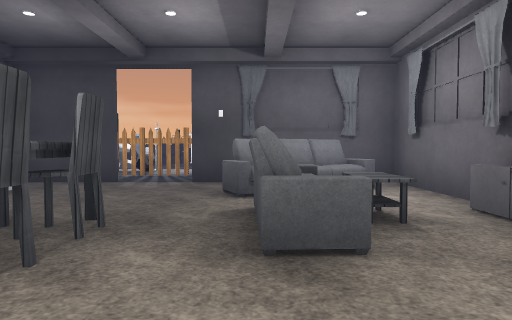
view 1 (above)

24 first-person views from a walk through a scene from a Unity 3-D project. The camera is 1.3 m above the floor, tilts 2° down and sees 75° across. The floor is counted in squares, 2 m on a side. Each view is taken from the middle of a square. On the plan, view 1 faces up. The plan holds only what a view shows up to about 10 squares ahead; the rest is blank. The place goes on beyond the plan. The player character is not drawn. Some animated figures are left out. Door leaves are left out, so doorways stand open. Some surface patterns are stand-ins.

view 2
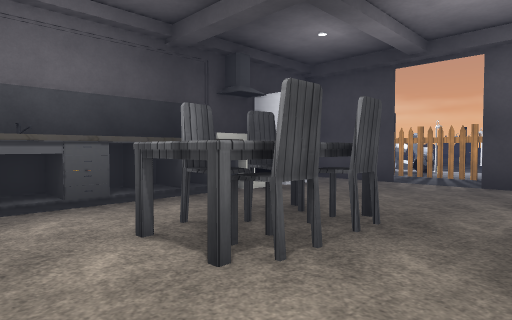

view 3
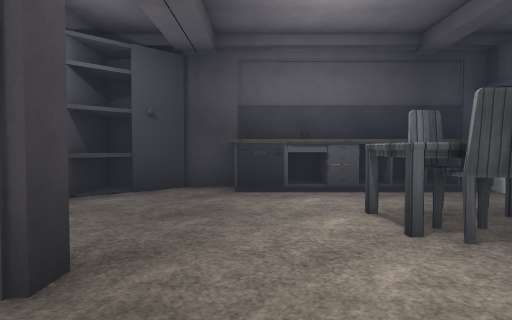

view 4
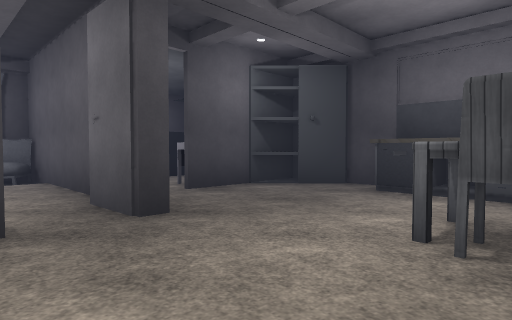

view 5
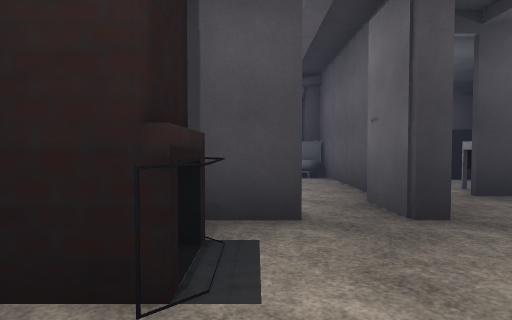

view 6
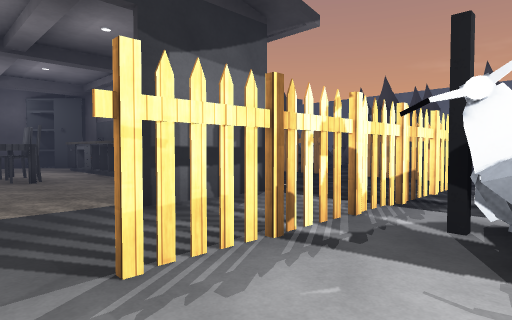

view 7
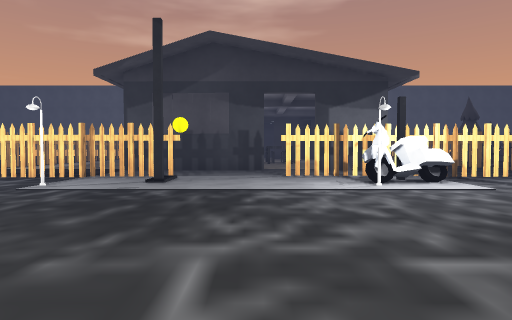

view 8
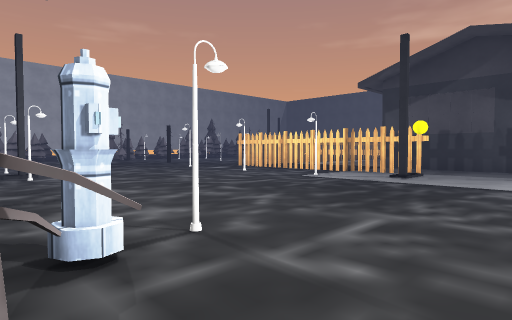

view 9
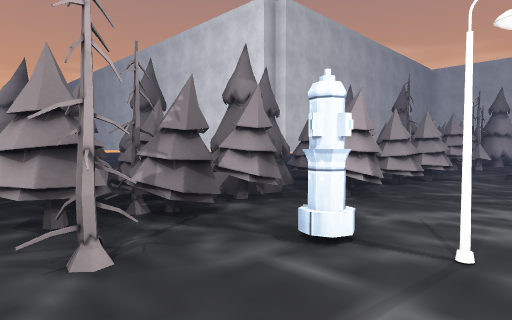

view 10
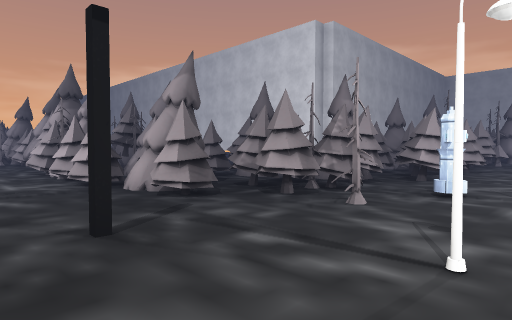

view 11
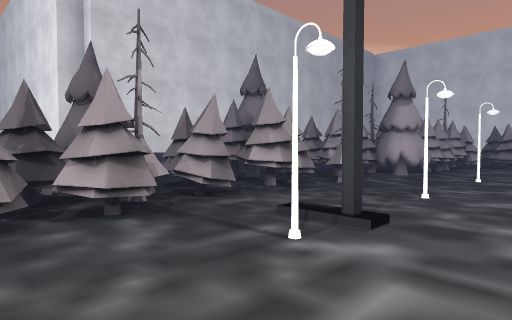

view 12
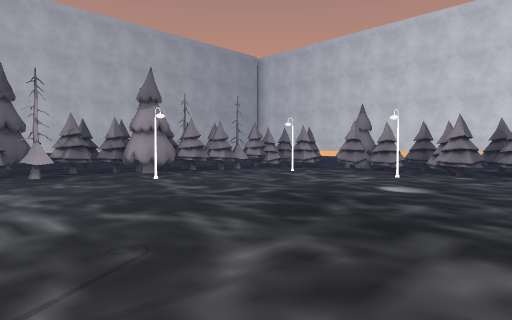

view 13
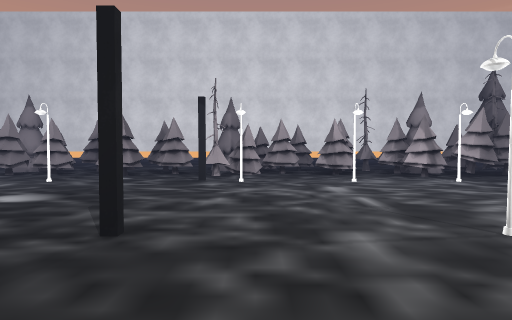

view 14
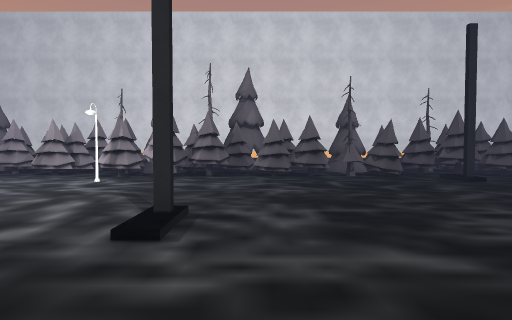

view 15
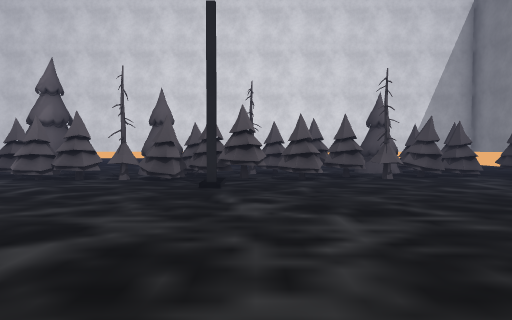

view 16
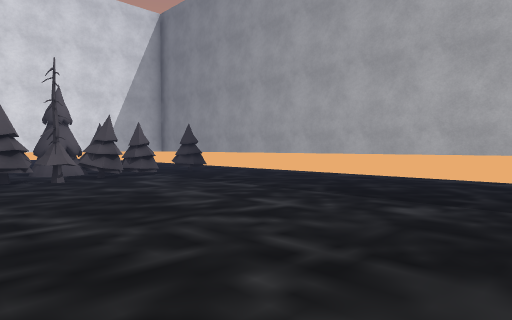

view 17
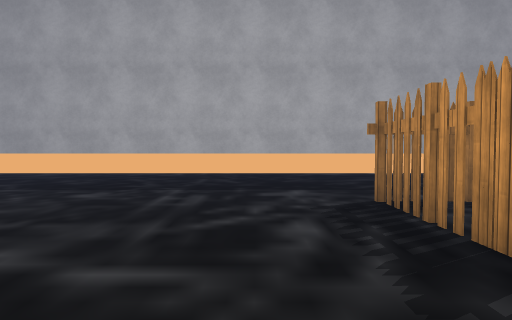

view 18
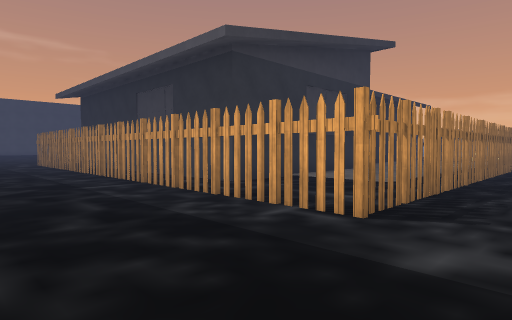

view 19
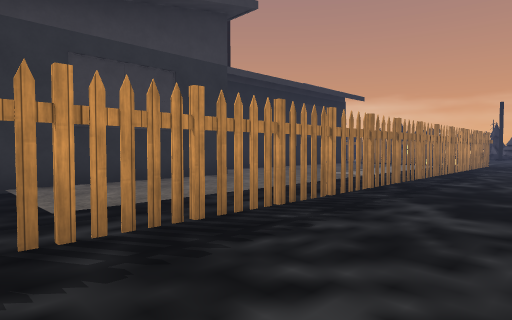

view 20
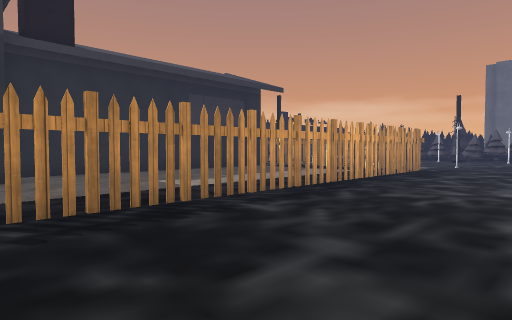

view 21
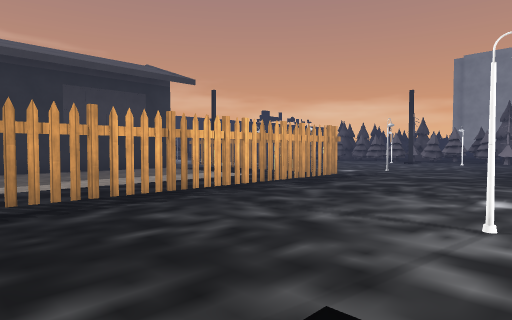

view 22
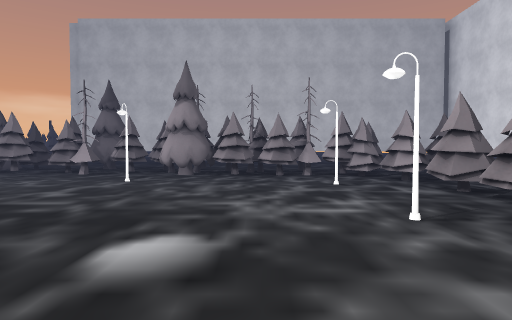

view 23
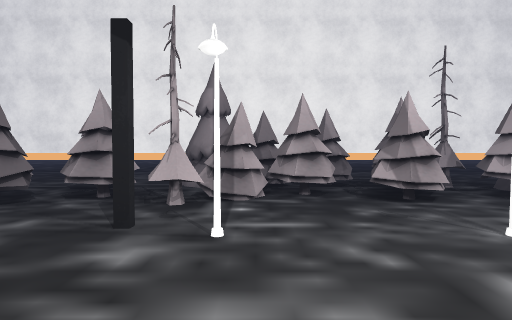

view 24
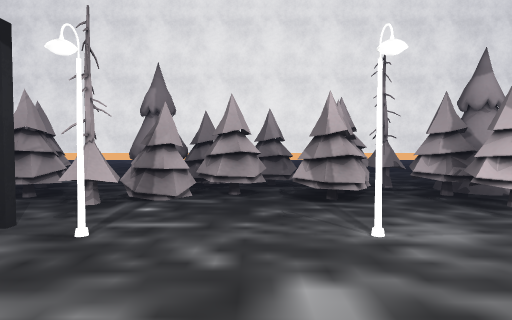

### Floor plan
Key: @ floor where view 1 was taken; # wall or solid block; . floor; D open door; = window, fence, low wall or low ledge; T thing the floor can be seen under or through; O other object.
Columns run from 8 left of view 1 to 22 right of it. Each row starts with its distance up from view 1.
 24     .OOOO
 23     .OOO        ##
 22     .OOOOO
 21     .OOOOO   ..   ..
 20     ..O... O..O..OO.
 19    ...OOOOOOOOOOOOOOO....
 18    .#..OOOOOOOOOOOOOOOOO.O
 17    ....OO.O.OOOOO.O.OOOOOO
 16    .....O.....O#.O.OO....OO
 15    ..O.........O.O.OO..O...O
 14      ....................OOO  #
 13     .....................OOO..#
 12     ...................O..OO..#
 11    ......................OOO..#
 10   ..OO...O.O.O..O........OOO..#
  9 .........TTTT=#.....#....OOO  #
  8 #TTTTTT.......##.......O..OO  #
  7 #.....DD.......#..........OO. #
  6 #.. ##D##OO#...T...O...O.OOO..#
  5 ..  O...OOO#...T...........O..#
  4     O......#...T...O...OOOO...#
  3     DOOOOO. ...T........OOO...#
  2     DOOOO..#...T....O....OOO  #
  1     D.O....#...T.........OOO
  0     #...@.##...T.........OO.
 -1     #...##  #..T.........OOO
 -2      D.##   #..T.........OOO
 -3       O#    #..T........OOO.
 -4      ..#    #..T.........OOO
 -5      O #    #..T.........OOO
 -6        #O    ..T.........OOO.
 -7        #.......#.........OOO..#
 -8       ##########..........OO.
 -9       ....................OO
-10        ...................O.
-11              ...............
-12              ##############

Positions as (right, up) in squares from view 1, and headings:
1: (0, 0), facing up
2: (0, 0), facing up-left
3: (1, 0), facing left
4: (1, 2), facing down-left
5: (1, 2), facing down
6: (-1, 10), facing down-left
7: (-1, 16), facing down
8: (-2, 17), facing down-right
9: (-2, 15), facing up-right
10: (-5, 15), facing up-right
11: (4, 14), facing up-right
12: (8, 9), facing up-right
13: (9, 8), facing right
14: (9, 1), facing right
15: (10, -4), facing right
16: (10, -5), facing down-right
17: (9, -4), facing down
18: (9, -11), facing up-left
19: (10, -6), facing up-left
20: (11, -2), facing up-left
21: (12, 1), facing up-left
22: (14, 9), facing up
23: (13, 8), facing right
24: (13, 7), facing right
